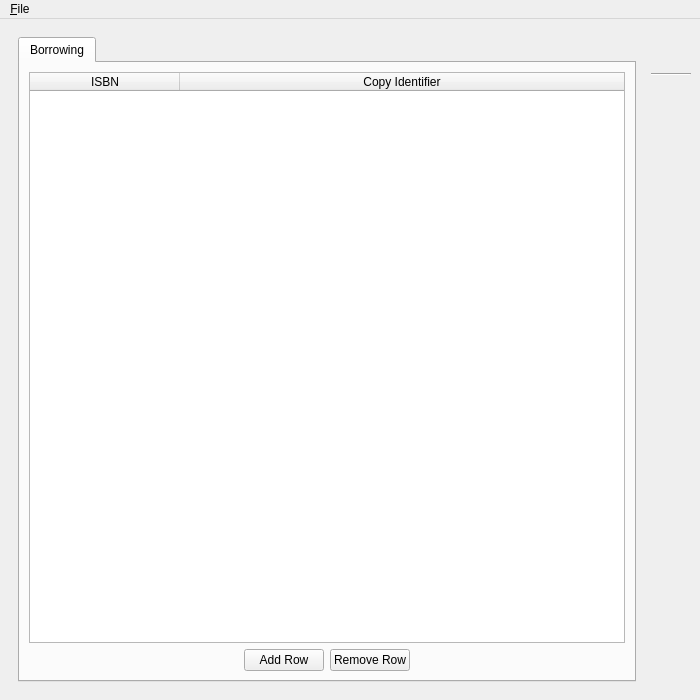
<?xml version="1.0" encoding="UTF-8"?>
<ui version="4.0">
 <class>importBrowser</class>
 <widget class="QMainWindow" name="importBrowser">
  <property name="geometry">
   <rect>
    <x>0</x>
    <y>0</y>
    <width>700</width>
    <height>700</height>
   </rect>
  </property>
  <property name="windowTitle">
   <string>BiblioteQ: Batch Activities Browser</string>
  </property>
  <property name="windowIcon">
   <iconset resource="../Icons/icons.qrc">
    <normaloff>:/book.png</normaloff>:/book.png</iconset>
  </property>
  <widget class="QWidget" name="centralwidget">
   <layout class="QHBoxLayout" name="horizontalLayout">
    <item>
     <widget class="QFrame" name="frame">
      <layout class="QVBoxLayout" name="verticalLayout">
       <item>
        <widget class="QTabWidget" name="tab">
         <property name="currentIndex">
          <number>0</number>
         </property>
         <widget class="QWidget" name="page_1">
          <attribute name="title">
           <string>Borrowing</string>
          </attribute>
          <layout class="QVBoxLayout" name="verticalLayout_2">
           <item>
            <widget class="QTableWidget" name="borrow_table">
             <property name="alternatingRowColors">
              <bool>true</bool>
             </property>
             <property name="selectionMode">
              <enum>QAbstractItemView::SingleSelection</enum>
             </property>
             <property name="selectionBehavior">
              <enum>QAbstractItemView::SelectRows</enum>
             </property>
             <property name="verticalScrollMode">
              <enum>QAbstractItemView::ScrollPerPixel</enum>
             </property>
             <property name="horizontalScrollMode">
              <enum>QAbstractItemView::ScrollPerPixel</enum>
             </property>
             <property name="cornerButtonEnabled">
              <bool>false</bool>
             </property>
             <attribute name="horizontalHeaderMinimumSectionSize">
              <number>150</number>
             </attribute>
             <attribute name="horizontalHeaderDefaultSectionSize">
              <number>150</number>
             </attribute>
             <attribute name="horizontalHeaderStretchLastSection">
              <bool>true</bool>
             </attribute>
             <column>
              <property name="text">
               <string>ISBN</string>
              </property>
             </column>
             <column>
              <property name="text">
               <string>Copy Identifier</string>
              </property>
             </column>
            </widget>
           </item>
           <item>
            <layout class="QHBoxLayout" name="horizontalLayout_2">
             <item>
              <spacer name="horizontalSpacer_2">
               <property name="orientation">
                <enum>Qt::Horizontal</enum>
               </property>
               <property name="sizeHint" stdset="0">
                <size>
                 <width>40</width>
                 <height>20</height>
                </size>
               </property>
              </spacer>
             </item>
             <item>
              <widget class="QPushButton" name="borrow_add_row">
               <property name="text">
                <string>Add Row</string>
               </property>
              </widget>
             </item>
             <item>
              <widget class="QPushButton" name="borrow_remove_row">
               <property name="text">
                <string>Remove Row</string>
               </property>
              </widget>
             </item>
             <item>
              <spacer name="horizontalSpacer">
               <property name="orientation">
                <enum>Qt::Horizontal</enum>
               </property>
               <property name="sizeHint" stdset="0">
                <size>
                 <width>40</width>
                 <height>20</height>
                </size>
               </property>
              </spacer>
             </item>
            </layout>
           </item>
          </layout>
         </widget>
        </widget>
       </item>
      </layout>
     </widget>
    </item>
    <item>
     <layout class="QVBoxLayout" name="_2">
      <item>
       <widget class="QToolButton" name="go">
        <property name="toolTip">
         <string>Go!</string>
        </property>
        <property name="text">
         <string/>
        </property>
        <property name="icon">
         <iconset resource="../Icons/icons.qrc">
          <normaloff>:/32x32/ok.png</normaloff>:/32x32/ok.png</iconset>
        </property>
        <property name="iconSize">
         <size>
          <width>32</width>
          <height>32</height>
         </size>
        </property>
        <property name="autoRaise">
         <bool>true</bool>
        </property>
       </widget>
      </item>
      <item>
       <widget class="Line" name="line">
        <property name="orientation">
         <enum>Qt::Horizontal</enum>
        </property>
       </widget>
      </item>
      <item>
       <widget class="QToolButton" name="reset">
        <property name="toolTip">
         <string>Reset</string>
        </property>
        <property name="icon">
         <iconset resource="../Icons/icons.qrc">
          <normaloff>:/32x32/reload.png</normaloff>:/32x32/reload.png</iconset>
        </property>
        <property name="iconSize">
         <size>
          <width>32</width>
          <height>32</height>
         </size>
        </property>
        <property name="shortcut">
         <string>Ctrl+R</string>
        </property>
        <property name="autoRaise">
         <bool>true</bool>
        </property>
       </widget>
      </item>
      <item>
       <spacer name="spacer">
        <property name="orientation">
         <enum>Qt::Vertical</enum>
        </property>
        <property name="sizeHint" stdset="0">
         <size>
          <width>20</width>
          <height>40</height>
         </size>
        </property>
       </spacer>
      </item>
      <item>
       <widget class="QToolButton" name="close">
        <property name="toolTip">
         <string>Close Browser</string>
        </property>
        <property name="icon">
         <iconset resource="../Icons/icons.qrc">
          <normaloff>:/32x32/cancel.png</normaloff>:/32x32/cancel.png</iconset>
        </property>
        <property name="iconSize">
         <size>
          <width>32</width>
          <height>32</height>
         </size>
        </property>
        <property name="shortcut">
         <string>Ctrl+W</string>
        </property>
        <property name="autoRaise">
         <bool>true</bool>
        </property>
       </widget>
      </item>
     </layout>
    </item>
   </layout>
  </widget>
  <widget class="QMenuBar" name="menuBar">
   <property name="geometry">
    <rect>
     <x>0</x>
     <y>0</y>
     <width>700</width>
     <height>30</height>
    </rect>
   </property>
   <widget class="QMenu" name="menu_Help">
    <property name="title">
     <string>&amp;File</string>
    </property>
    <addaction name="action_Documentation"/>
   </widget>
   <addaction name="menu_Help"/>
  </widget>
  <action name="action_Documentation">
   <property name="text">
    <string>Close</string>
   </property>
  </action>
 </widget>
 <tabstops>
  <tabstop>tab</tabstop>
  <tabstop>borrow_table</tabstop>
  <tabstop>borrow_add_row</tabstop>
  <tabstop>borrow_remove_row</tabstop>
  <tabstop>go</tabstop>
  <tabstop>reset</tabstop>
  <tabstop>close</tabstop>
 </tabstops>
 <resources>
  <include location="../Icons/icons.qrc"/>
  <include location="../Icons/icons.qrc"/>
 </resources>
 <connections/>
</ui>
